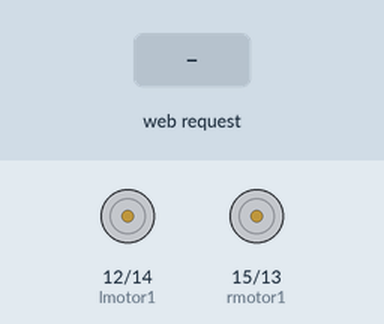
Bench run of a sketch on a simulated ESP8266 (NodeMCU). On the bench: motor-driver pin pairs drawn as motors (green arrow = first pin HIGH = forward, orange = second pin HIGH = backward, longer = more drive). The test bench sets the inputs (shaded band). WiFi joins after 1.5 s; servers stay silent unless stated; what the sketch prints to the serial monitor is not drawn.

Above: at 3.7 s.
3.8 s: HTTP request GET /forward received
At 5.0 s:
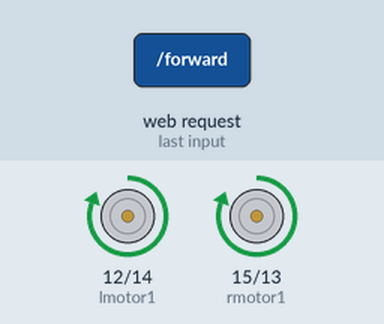
5.3 s: HTTP request GET /backward received
At 6.2 s:
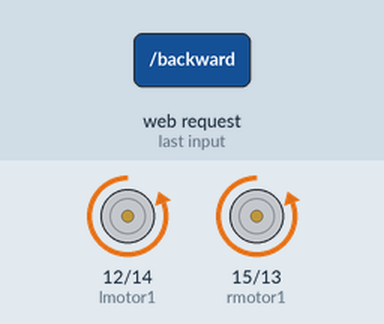
6.8 s: HTTP request GET /left received
At 7.4 s:
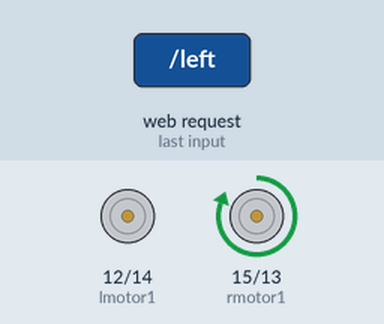
8.3 s: HTTP request GET /right received
At 9.5 s:
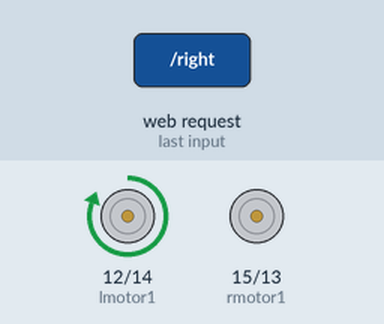
9.8 s: HTTP request GET /stop received
At 10.8 s:
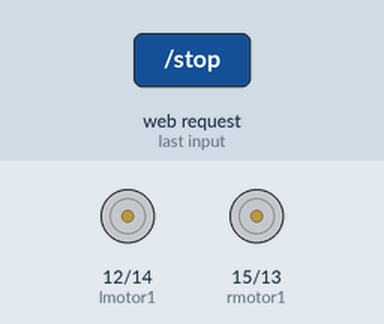
Timing chart, 0 to 12.3 s (numbered marks = the images above; inputs shaded):
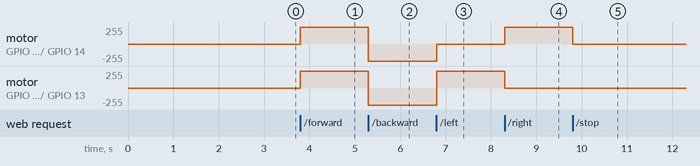

Measured:
- after the input at 3.8 s, motor on GPIO 12 (lmotor1) / GPIO 14 (lmotor2), motor on GPIO 15 (rmotor1) / GPIO 13 (rmotor2): stopped → forward 255/255 at once
- after the input at 5.3 s, motor on GPIO 12 (lmotor1) / GPIO 14 (lmotor2), motor on GPIO 15 (rmotor1) / GPIO 13 (rmotor2): forward 255/255 → backward 255/255 at once
- after the input at 6.8 s, motor on GPIO 12 (lmotor1) / GPIO 14 (lmotor2): backward 255/255 → stopped at once; motor on GPIO 15 (rmotor1) / GPIO 13 (rmotor2): backward 255/255 → forward 255/255 at once
- after the input at 8.3 s, motor on GPIO 12 (lmotor1) / GPIO 14 (lmotor2): stopped → forward 255/255 at once; motor on GPIO 15 (rmotor1) / GPIO 13 (rmotor2): forward 255/255 → stopped at once
- after the input at 9.8 s, motor on GPIO 12 (lmotor1) / GPIO 14 (lmotor2): forward 255/255 → stopped at once

The sketch:

esp8266_bot_control.ino
```cpp
#include <ESP8266WiFi.h>
#include <WiFiClient.h>
#include <ESP8266WebServer.h>
#include <ESP8266mDNS.h>

MDNSResponder mdns;

// Replace with your network credentials
  const char* ssid = "BMW";
const char* password = "password";

ESP8266WebServer server(80);

String webPage = "";

int lmotor1 = 12,lmotor2 = 14,rmotor1 = 15,rmotor2 = 13;


void setup(void){
  webPage += "<head> <title> Veneeth Raj </title> <style> table, td { padding:20px;} button{ padding:15px; background-color:black; color:red; width:150px; } h1{ text-align:center; font-size:50px; color:#ff3333; font-family:calibri; } h3{ text-align:center; font-family:Segoe Print; color:#8c1aff; } body { background-color:#00bfff; } span{ margin-left:448px; } p{ margin-left:600px } </style> </head> <body> <h1>BOT CONTROL USING WIFI MODULE ESP8266</h1><br><br> <p> <a href=\"forward\"><button>FORWARD</button></a> </p> <span> <a href=\"left\"><button >LEFT</button></a> <a href=\"stop\"><button >STOP</button></a> <a href=\"right\"><button >RIGHT</button></a> </span> <p> <a href=\"backward\"><button >BACKWARD</button></a> </p> <br><br><br><br> <h3>UPGRADED</h3> </body> ";
  // preparing GPIOs
  pinMode(lmotor1, OUTPUT);
  pinMode(lmotor2, OUTPUT);
  pinMode(rmotor1, OUTPUT);
  pinMode(rmotor2, OUTPUT);
  digitalWrite(lmotor1, LOW);
  digitalWrite(lmotor2, LOW);
  digitalWrite(rmotor1, LOW);
  digitalWrite(rmotor2, LOW);
  delay(1000);
  Serial.begin(115200);
  WiFi.begin(ssid, password);
  Serial.println("");

  // Wait for connection
  while (WiFi.status() != WL_CONNECTED) {
    delay(500);
    Serial.print(".");
  }
  Serial.println("");
  Serial.print("Connected to ");
  Serial.println(ssid);
  Serial.print("IP address: ");
  Serial.println(WiFi.localIP());

  if (mdns.begin("esp8266", WiFi.localIP())) {
    Serial.println("MDNS responder started");
  }

  server.on("/", [](){
    server.send(200, "text/html", webPage);
  });
  server.on("/forward", [](){
    server.send(200, "text/html", webPage);
    digitalWrite(lmotor1, HIGH);
  digitalWrite(lmotor2, LOW);
  digitalWrite(rmotor1, HIGH);
  digitalWrite(rmotor2, LOW);
    delay(1000);
  });
  server.on("/backward", [](){
    server.send(200, "text/html", webPage);
    digitalWrite(lmotor1, LOW);
  digitalWrite(lmotor2, HIGH);
  digitalWrite(rmotor1, LOW);
  digitalWrite(rmotor2, HIGH);
    delay(1000);
  });
  server.on("/left", [](){
    server.send(200, "text/html", webPage);
    digitalWrite(lmotor1, LOW);
  digitalWrite(lmotor2, LOW);
  digitalWrite(rmotor1, HIGH);
  digitalWrite(rmotor2, LOW);
    delay(1000);
  });
  server.on("/right", [](){
    server.send(200, "text/html", webPage);
    digitalWrite(lmotor1, HIGH);
  digitalWrite(lmotor2, LOW);
  digitalWrite(rmotor1, LOW);
  digitalWrite(rmotor2, LOW);
    delay(1000);
  });
  server.on("/stop", [](){
    server.send(200, "text/html", webPage);
    digitalWrite(lmotor1, LOW);
  digitalWrite(lmotor2, LOW);
  digitalWrite(rmotor1, LOW);
  digitalWrite(rmotor2, LOW);
    delay(1000);
  });
  server.begin();
  Serial.println("HTTP server started");
}

void loop(void){
  server.handleClient();
}
```
